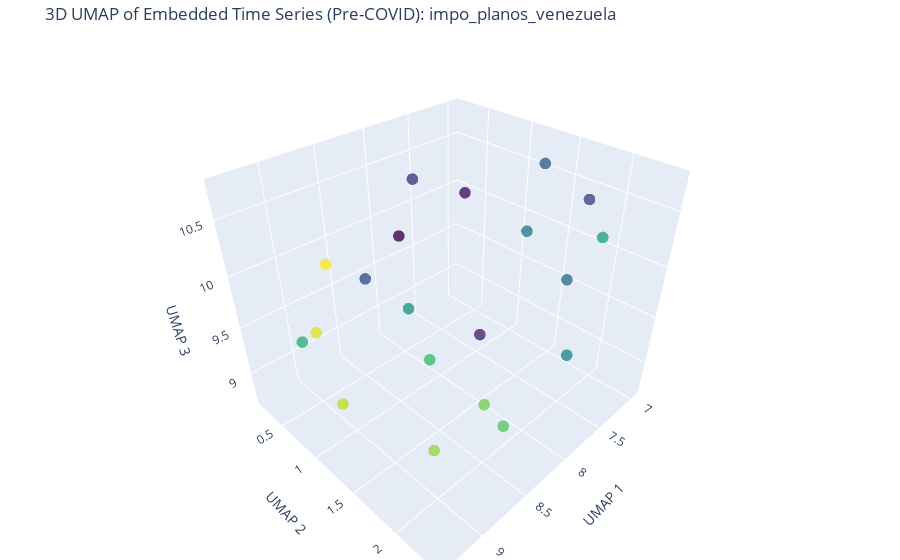
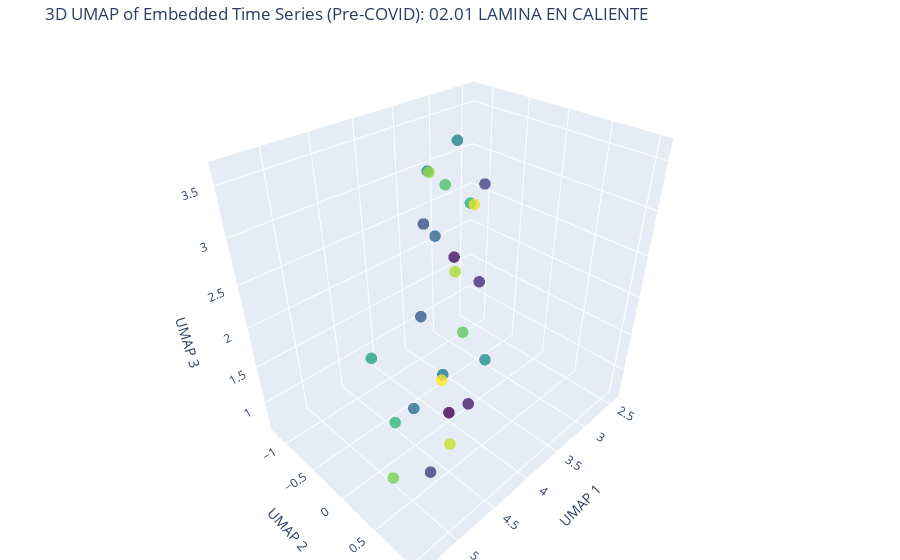
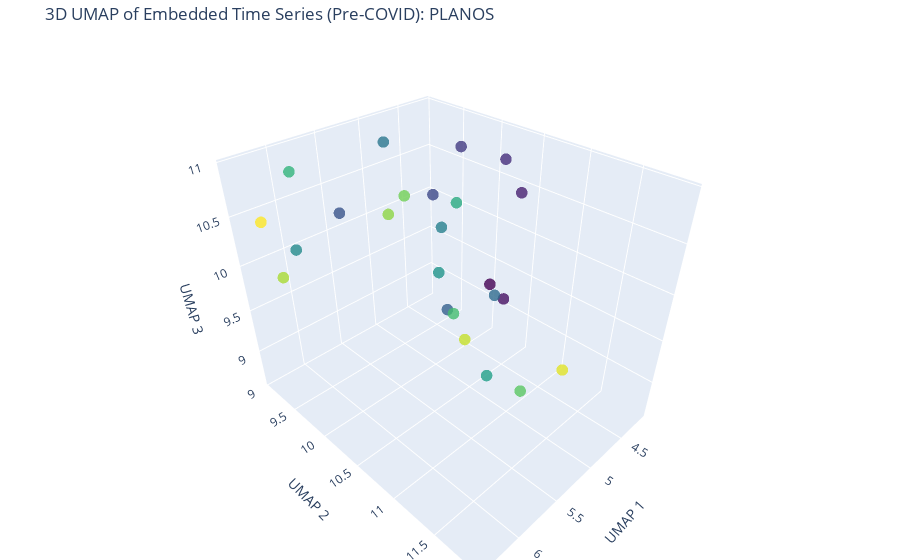
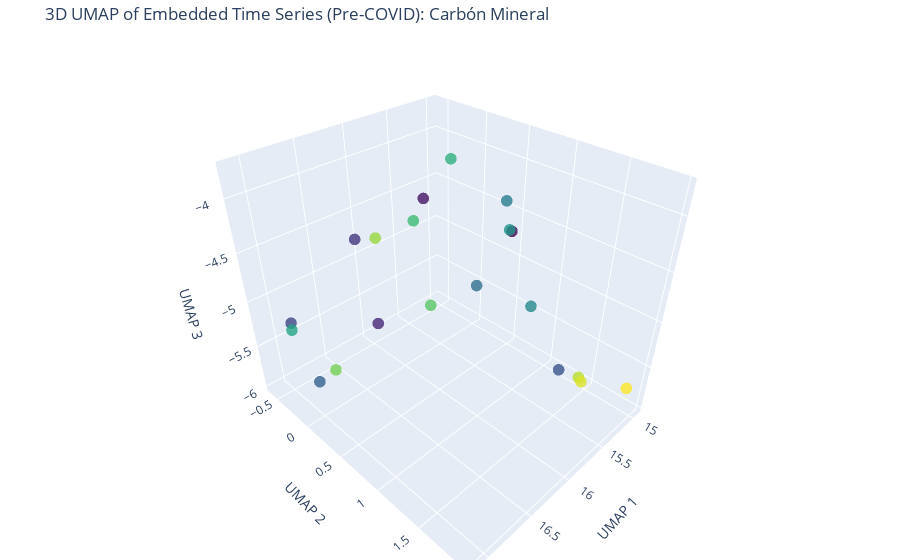

Notebook code cell kept with these figures, in order:
### Code cell
import plotly.graph_objects as go
import numpy as np
import pandas as pd
import umap.umap_ as umap

reducer = umap.UMAP(n_components=3, random_state=42)

max_embedding_dimension = 5
max_time_delay = 3
stride = 1

embedder_periodic = SingleTakensEmbedding(
    parameters_type="search",
    time_delay=max_time_delay,
    dimension=max_embedding_dimension,
    stride=stride,
)

# Ensure fecha is datetime
df_final2['fecha'] = pd.to_datetime(df_final2['Fecha'])

# Split dataset
df_pre = df_final2[df_final2['fecha'] < '2020-03-01']
df_covid = df_final2[(df_final2['fecha'] >= '2020-03-01') & (df_final2['fecha'] < '2022-01-01')]
df_post = df_final2[df_final2['fecha'] >= '2022-01-01']



# ------- Pre-COVID --------
for col in columnas_sf:
    print(f"\nProcessing Pre-COVID column: {col}")
    
    series = df_pre[col].dropna().values
    if len(series) < (embedder_periodic.dimension - 1) * embedder_periodic.time_delay:
        print("Not enough data")
        continue

    y_embedded = embedder_periodic.fit_transform(series)
    y_umap = reducer.fit_transform(y_embedded)

    fig = go.Figure(data=[go.Scatter3d(
        x=y_umap[:, 0],
        y=y_umap[:, 1],
        z=y_umap[:, 2],
        mode='markers',
        marker=dict(
            size=4,
            color=np.arange(len(y_umap)),
            colorscale='Viridis',
            opacity=0.8
        ),
        text=df_pre['fecha'].iloc[:len(y_umap)].astype(str)
    )])

    fig.update_layout(
        title=f'3D UMAP of Embedded Time Series (Pre-COVID): {col}',
        scene=dict(
            xaxis_title='UMAP 1',
            yaxis_title='UMAP 2',
            zaxis_title='UMAP 3'
        ),
        margin=dict(l=0, r=0, b=0, t=40)
    )
    fig.show()

### Figure 1 — Plotly figure (JSON) as saved in the notebook; plotly's stock layout.template omitted (floating-point values rounded to 4 significant figures)
{"data": [{"marker": {"color": [0, 1, 2, 3, 4, 5, 6, 7, 8, 9, 10, 11, 12, 13, 14, 15, 16, 17, 18, 19], "colorscale": [[0, "#440154"], [0.1111, "#482878"], [0.2222, "#3e4989"], [0.3333, "#31688e"], [0.4444, "#26828e"], [0.5556, "#1f9e89"], [0.6667, "#35b779"], [0.7778, "#6ece58"], [0.8889, "#b5de2b"], [1, "#fde725"]], "opacity": 0.8, "size": 4}, "mode": "markers", "text": ["2018-01-01", "2018-02-01", "2018-03-01", "2018-04-01", "2018-05-01", "2018-06-01", "2018-07-01", "2018-08-01", "2018-09-01", "2018-10-01", "2018-11-01", "2018-12-01", "2019-01-01", "2019-02-01", "2019-03-01", "2019-04-01", "2019-05-01", "2019-06-01", "2019-07-01", "2019-08-01"], "type": "scatter3d", "x": [7.737, 7.327, 7.893, 7.564, 7.403, 8.669, 7.382, 8.044, 7.117, 8.081, 8.922, 6.949, 9.354, 8.642, 8.683, 8.063, 8.727, 9.135, 8.865, 8.584], "y": [0.1746, 0.6479, 1.39, 0.2038, 1.987, 0.8604, 1.545, 2.29, 1.221, 2.392, 1.663, 1.888, 0.9644, 1.554, 2.336, 1.619, 1.672, 1.044, 0.3291, 0.181], "z": [9.723, 10.2, 9.291, 10.26, 10.62, 9.985, 10.76, 10.35, 9.941, 9.77, 10.24, 10.08, 9.802, 9.559, 9.452, 8.726, 8.704, 9.08, 9.261, 9.779]}], "layout": {"margin": {"b": 0, "l": 0, "r": 0, "t": 40}, "scene": {"xaxis": {"title": {"text": "UMAP 1"}}, "yaxis": {"title": {"text": "UMAP 2"}}, "zaxis": {"title": {"text": "UMAP 3"}}}, "title": {"text": "3D UMAP of Embedded Time Series (Pre-COVID): impo_planos_venezuela"}}}

### Figure 2 — Plotly figure (JSON) as saved in the notebook; plotly's stock layout.template omitted (floating-point values rounded to 4 significant figures)
{"data": [{"marker": {"color": [0, 1, 2, 3, 4, 5, 6, 7, 8, 9, 10, 11, 12, 13, 14, 15, 16, 17, 18, 19, 20, 21, 22, 23, 24], "colorscale": [[0, "#440154"], [0.1111, "#482878"], [0.2222, "#3e4989"], [0.3333, "#31688e"], [0.4444, "#26828e"], [0.5556, "#1f9e89"], [0.6667, "#35b779"], [0.7778, "#6ece58"], [0.8889, "#b5de2b"], [1, "#fde725"]], "opacity": 0.8, "size": 4}, "mode": "markers", "text": ["2018-01-01", "2018-02-01", "2018-03-01", "2018-04-01", "2018-05-01", "2018-06-01", "2018-07-01", "2018-08-01", "2018-09-01", "2018-10-01", "2018-11-01", "2018-12-01", "2019-01-01", "2019-02-01", "2019-03-01", "2019-04-01", "2019-05-01", "2019-06-01", "2019-07-01", "2019-08-01", "2019-09-01", "2019-10-01", "2019-11-01", "2019-12-01", "2020-01-01"], "type": "scatter3d", "x": [3.972, 2.762, 3.924, 2.782, 4.896, 3.679, 3.939, 4.438, 3.088, 4.518, 4.936, 3.525, 4.488, 3.546, 5.069, 2.994, 5.061, 2.843, 3.342, 5.377, 3.968, 3.546, 5.031, 2.414, 3.773], "y": [-0.02691, -1.149, 0.2169, -0.7021, 0.6584, 0.1309, -0.3981, 0.08096, -1.14, 0.0178, 0.8749, -0.3603, 0.9149, -0.7536, 0.1385, -0.6763, 0.3936, -1.217, -0.4322, 0.7188, -0.2757, -0.3602, 1.05, -1.152, -0.3453], "z": [0.6844, 1.702, 0.9576, 1.556, 1.065, 3.396, 2.898, 2.321, 2.132, 1.168, 2.44, 3.619, 2.345, 3.203, 2.241, 2.686, 1.646, 2.674, 1.245, 1.454, 3.469, 2.201, 1.863, 2.295, 0.8338]}], "layout": {"margin": {"b": 0, "l": 0, "r": 0, "t": 40}, "scene": {"xaxis": {"title": {"text": "UMAP 1"}}, "yaxis": {"title": {"text": "UMAP 2"}}, "zaxis": {"title": {"text": "UMAP 3"}}}, "title": {"text": "3D UMAP of Embedded Time Series (Pre-COVID): 02.01 LAMINA EN CALIENTE"}}}

### Figure 3 — Plotly figure (JSON) as saved in the notebook; plotly's stock layout.template omitted (floating-point values rounded to 4 significant figures)
{"data": [{"marker": {"color": [0, 1, 2, 3, 4, 5, 6, 7, 8, 9, 10, 11, 12, 13, 14, 15, 16, 17, 18, 19, 20, 21, 22, 23], "colorscale": [[0, "#440154"], [0.1111, "#482878"], [0.2222, "#3e4989"], [0.3333, "#31688e"], [0.4444, "#26828e"], [0.5556, "#1f9e89"], [0.6667, "#35b779"], [0.7778, "#6ece58"], [0.8889, "#b5de2b"], [1, "#fde725"]], "opacity": 0.8, "size": 4}, "mode": "markers", "text": ["2018-01-01", "2018-02-01", "2018-03-01", "2018-04-01", "2018-05-01", "2018-06-01", "2018-07-01", "2018-08-01", "2018-09-01", "2018-10-01", "2018-11-01", "2018-12-01", "2019-01-01", "2019-02-01", "2019-03-01", "2019-04-01", "2019-05-01", "2019-06-01", "2019-07-01", "2019-08-01", "2019-09-01", "2019-10-01", "2019-11-01", "2019-12-01"], "type": "scatter3d", "x": [4.255, 5.331, 4.161, 4.442, 4.381, 4.681, 5.807, 4.816, 5.667, 5.122, 4.274, 6.39, 4.307, 5.911, 4.984, 5.94, 4.317, 5.644, 5.628, 4.782, 6.298, 4.54, 5.555, 6.307], "y": [10.08, 11.15, 10.34, 10.36, 9.745, 9.659, 9.69, 9.99, 11.34, 9.49, 9.354, 9.907, 9.337, 11.5, 10.28, 9.192, 9.587, 11.62, 10.34, 9.071, 9.439, 9.987, 11.91, 9.239], "z": [9.279, 10.16, 10.41, 10.84, 10.77, 10.34, 10.56, 9.187, 10.45, 10.95, 9.701, 10.53, 9.116, 9.936, 10.57, 10.82, 8.664, 9.681, 10.88, 9.944, 10.02, 8.628, 10.02, 10.49]}], "layout": {"margin": {"b": 0, "l": 0, "r": 0, "t": 40}, "scene": {"xaxis": {"title": {"text": "UMAP 1"}}, "yaxis": {"title": {"text": "UMAP 2"}}, "zaxis": {"title": {"text": "UMAP 3"}}}, "title": {"text": "3D UMAP of Embedded Time Series (Pre-COVID): PLANOS"}}}

### Figure 4 — Plotly figure (JSON) as saved in the notebook; plotly's stock layout.template omitted (floating-point values rounded to 4 significant figures)
{"data": [{"marker": {"color": [0, 1, 2, 3, 4, 5, 6, 7, 8, 9, 10, 11, 12, 13, 14, 15, 16, 17, 18, 19], "colorscale": [[0, "#440154"], [0.1111, "#482878"], [0.2222, "#3e4989"], [0.3333, "#31688e"], [0.4444, "#26828e"], [0.5556, "#1f9e89"], [0.6667, "#35b779"], [0.7778, "#6ece58"], [0.8889, "#b5de2b"], [1, "#fde725"]], "opacity": 0.8, "size": 4}, "mode": "markers", "text": ["2018-01-01", "2018-02-01", "2018-03-01", "2018-04-01", "2018-05-01", "2018-06-01", "2018-07-01", "2018-08-01", "2018-09-01", "2018-10-01", "2018-11-01", "2018-12-01", "2019-01-01", "2019-02-01", "2019-03-01", "2019-04-01", "2019-05-01", "2019-06-01", "2019-07-01", "2019-08-01"], "type": "scatter3d", "x": [15.39, 16.32, 16.11, 16.64, 16.97, 15.36, 16.84, 15.11, 15.89, 14.99, 14.95, 17.13, 15.77, 15.84, 15.62, 16.93, 15.8, 14.97, 15.6, 15.11], "y": [0.7822, 0.6927, -0.2605, 0.2436, -0.4017, 1.408, -0.2811, 0.1395, 1.117, 0.7647, 0.4035, -0.09497, 0.4222, 0.01777, -0.008594, 0.1792, -0.5996, 1.394, 1.784, 1.966], "z": [-4.424, -3.821, -5.594, -4.214, -5.202, -5.627, -5.911, -5.424, -3.844, -5.43, -4.728, -5.024, -3.76, -4.442, -5.488, -5.416, -4.879, -5.983, -5.374, -5.657]}], "layout": {"margin": {"b": 0, "l": 0, "r": 0, "t": 40}, "scene": {"xaxis": {"title": {"text": "UMAP 1"}}, "yaxis": {"title": {"text": "UMAP 2"}}, "zaxis": {"title": {"text": "UMAP 3"}}}, "title": {"text": "3D UMAP of Embedded Time Series (Pre-COVID): Carbón Mineral"}}}
